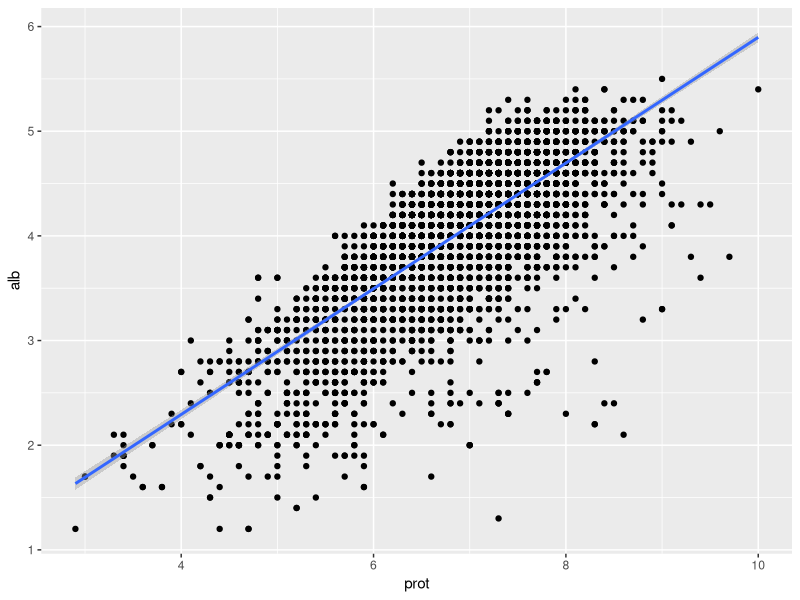
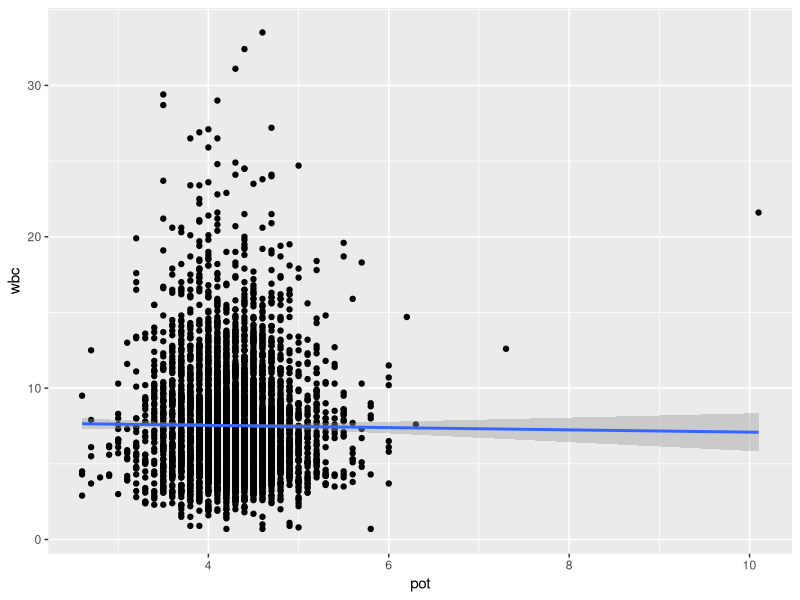
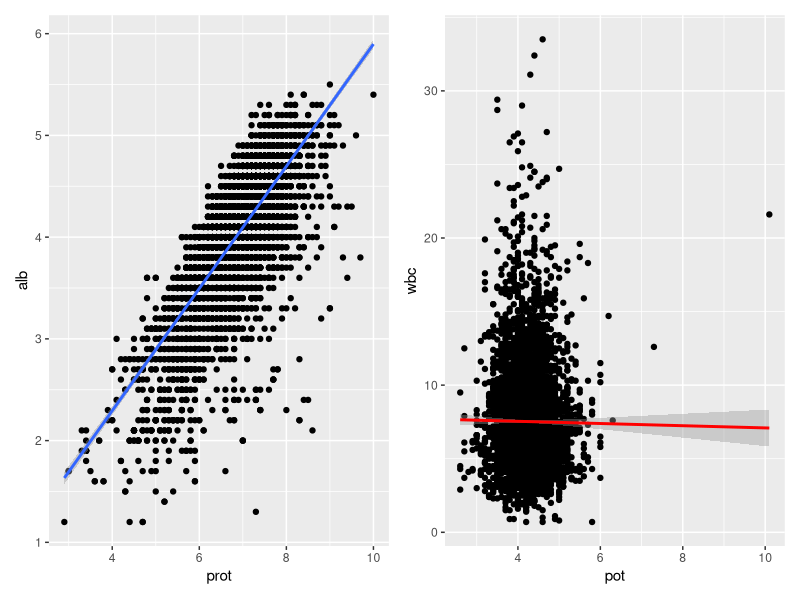
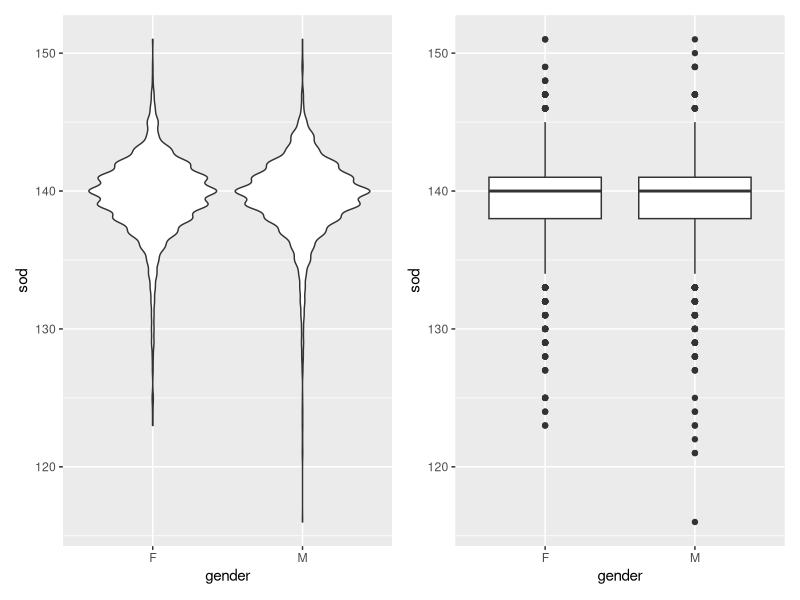

Source code (R) for these figures, in order:
library(tidyverse)
library(here)
library(patchwork)

myData<-read_delim(here("Data","tidy_joined_data.txt"), delim="\t")

glimpse(myData)

#making a plot showing linear relationship between protein and albumin
plot_alb_prot<-
  ggplot(myData) +
  aes(
    x = prot,
    y = alb
  ) +
  geom_point() +
  geom_smooth(method = "lm")

#visualising
plot_alb_prot #it looks like there is a linear relationship between albumin and protein


#making a plot exploring relationship between white blood cells and potassium
plot_pot_wbc<-
  ggplot(myData) +
  aes(
    x = pot,
    y = wbc
  ) +
  geom_point() +
  geom_smooth(method = "lm")

plot_pot_wbc #it does not seem like white blood cells count distribution depend on potassium

#Adding colour red to the line in plot
plot_pot_wbc<-
  ggplot(myData) +
  aes(
    x = pot,
    y = wbc
  ) +
  geom_point() +
  geom_smooth(method = "lm", colour="red")


#looking at plots next to each other
plot_alb_prot + plot_pot_wbc


# making a plot to find out if the sodium distribution depends on `gender`


#first grouping by gender and sod
glimpse(myData)
sod_gender <- myData %>%
  group_by(gender, sod) 

#plotting gender vs. sod as a violinplot 
violinplot <- ggplot(data = sod_gender) +
  aes(
    x = gender,
    y = sod
  ) +
  geom_violin()

#plotting gender vs. sod as a boxplot
boxplot <- ggplot(data = sod_gender) +
  aes(
    x = gender,
    y = sod
  ) +
  geom_boxplot()

violinplot + boxplot


